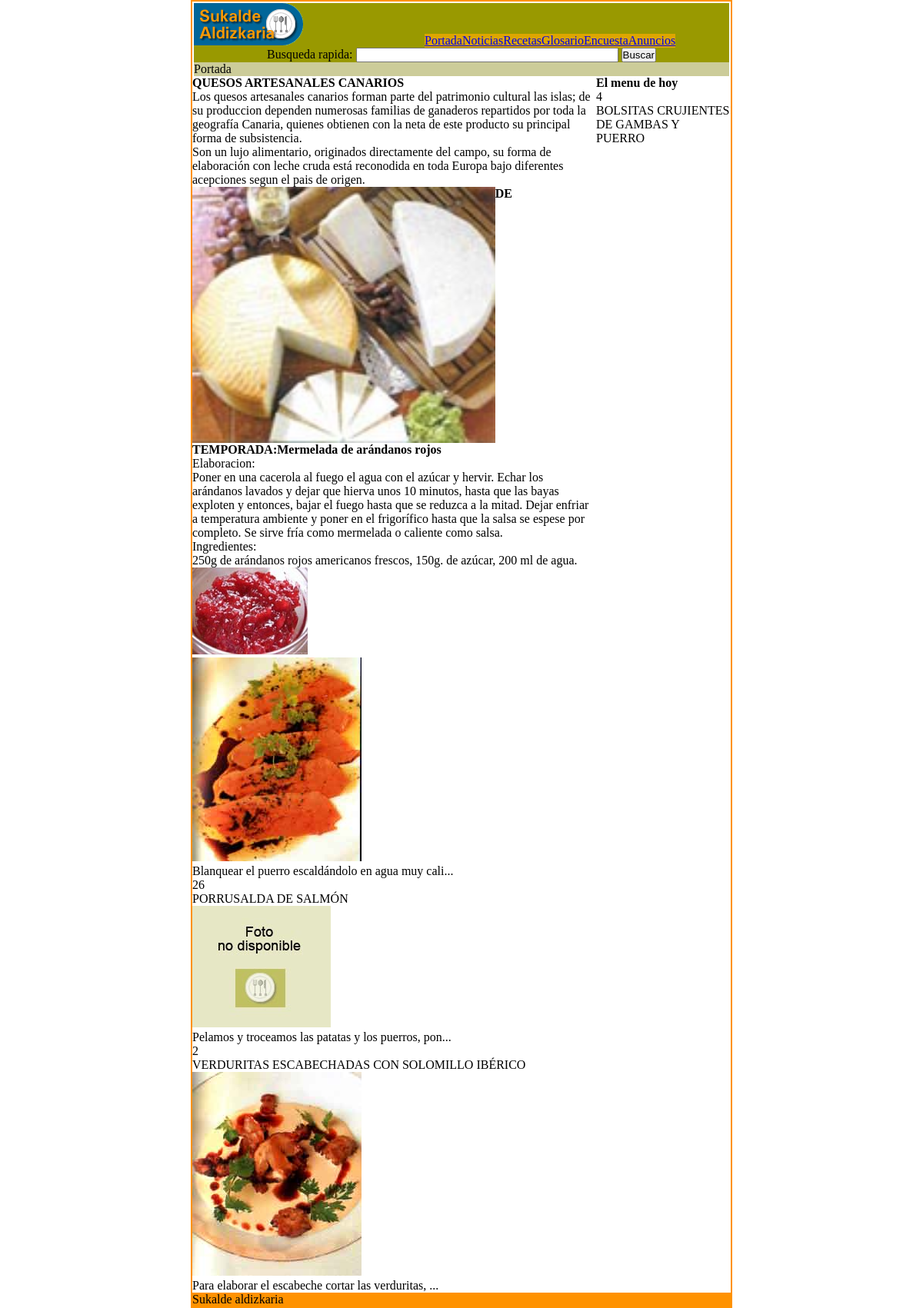
The page / on the database its author committed.
### tables this page shows
CREATE TABLE `recetario` (
  `CodReceta` int(10) NOT NULL auto_increment,
  `CodPlato` int(10) default NULL,
  `Titulo` varchar(100) default NULL,
  `Comensales` smallint(5) default NULL,
  `Tiempo` int(10) default NULL,
  `Ingredientes` longtext,
  `Elaboracion` longtext,
  `Montaje` longtext,
  `Foto` varchar(50) default NULL,
  `Portada` tinyint(1) NOT NULL default '0',
  PRIMARY KEY  (`CodReceta`),
  KEY `{46CB5DFC-6440-4555-A485-A86745795E5B}` (`CodPlato`)
);

### index.php (the view, shortened to what this page needs)
<?php
include("includes/inicioHTML.php");
include("includes/cabecera.php");
?>
 <div id="actual">
  <?php
   if(basename($_SERVER["PHP_SELF"])=="index.php")
   		echo "<p>Portada</p>";
   else{
   		$pagina =explode(".",basename($_SERVER["PHP_SELF"]));
   		echo "<p>".ucfirst($pagina[0])."</p>";
   	   }
   ?>
   </div>
			<div id="contenido">
<div id="izq">
	<div id="portada1" class="portada">
		<h4>QUESOS ARTESANALES CANARIOS</H4>
		<p>Los quesos artesanales canarios forman parte del patrimonio cultural las islas; de su produccion dependen numerosas familias de ganaderos repartidos por toda la geografía Canaria, quienes obtienen con la neta de este producto su principal forma de subsistencia.</p>
		<p>Son un lujo alimentario, originados directamente del campo, su forma de elaboración con leche cruda está reconodida en toda Europa bajo diferentes acepciones segun el pais de origen.</p>
		<img id="izq" src="IMAGES/portada/quesos_canarios.jpg" alt="quesos canarios" />
	</div>
	<div id="portada2" class="portada">
		<h4>DE TEMPORADA:Mermelada de arándanos rojos</h4>
		<p>Elaboracion:<br />
		Poner en una cacerola al fuego el agua con el azúcar  y hervir. Echar los arándanos lavados y dejar que hierva unos 10 minutos, hasta que las bayas exploten y entonces, bajar el fuego hasta que se reduzca a la mitad. Dejar enfriar a temperatura ambiente y poner en el frigorífico hasta que la salsa se espese por completo. Se sirve fría como mermelada o caliente como salsa.</p>
		<p>Ingredientes:<br />
		250g de arándanos rojos americanos frescos, 150g. de azúcar, 200 ml de agua.</p>
		<img id="dcha" src="IMAGES/portada/mermelada.jpg" alt="mermelada de arandanos rojos" />
	</div>
</div>
<div id="dcha">
<h4>El menu de hoy</h4>
	<?php
	$sql="select count(*) as cantidad from recetario";
	$resultado=mysql_query($sql);
	$numRecetaAnterior="";
	if($fila=mysql_fetch_array($resultado)){
		$i=0;
		$cantidad=$fila["cantidad"];
		while ($i<3){
			$numReceta=rand(1,$cantidad);
			echo $numReceta."<br />";
			$numReceta=$numReceta-1;
			if($numRecetaAnterior!=$numReceta){
				$sql="select * from recetario limit $numReceta,1";
				$resultado=mysql_query($sql);
				$numRecetaAnterior=$numReceta;
				if($fila=mysql_fetch_array($resultado)){
					echo "<div id='menu_del_dia'>";
						echo $fila["Titulo"]."<br />";
						echo "<img src='IMAGES/fotosrecetas/".$fila["Foto"]."' alt='imagen receta: ".$fila["Titulo"]."' /><br />";
						echo substr($fila["Elaboracion"],0,50)."...<br />";
					echo "</div>";
				}
			}
$i=$i+1;
		}
	}
	?>
</div>
</div>
<?php
include("includes/pie.php");
include("includes/finHTML.php");
?>

### includes/inicioHTML.php (shortened to what this page needs)
<!DOCTYPE html PUBLIC "-//W3C//DTD XHTML 1.0 Strict//EN"
	"http://www.w3g.org/TR/xhtml1/DTD/xhtml1-strict.dtd">
<html xmlns="http://www.w3.org/1999/xhtml" xml:lang="es" lang="es">
	<head>
		<link href="estilo.css" rel="stylesheet" type="text/css" />
</head>
	<body>
		<div id="general">

### includes/cabecera.php
<div id="cabecera" class="usuario">
	<?php
		include("menu.php");
	?>
	<br />
  <form action="link" method="get">
  	<label for="busqueda">Busqueda rapida:</label>
  	<input type="text" name="busqueda" id="busqueda" value="" size="40" maxlength="40"/>
  	<input type="submit" name="buscar" id="buscar" value="Buscar"/>
  </form>
</div>

### includes/menu.php
<div id="menu">
  <ul>
    <li><a href="index.php">Portada</a></li>
    <li><a href="noticias.php">Noticias</a></li>
    <li><a href="recetas.php">Recetas</a></li>
    <li><a href="glosario.php">Glosario</a></li>
    <li><a href="encuesta.php">Encuesta</a></li>
    <li><a href="anuncios.php">Anuncios</a></li>
  </ul>
</div>

### includes/pie.php
<div id="pie">
  <p>Sukalde aldizkaria</p>
</div>

### includes/finHTML.php
		</div>
	</body>
</html>

### estilo.css (style rules this page uses)
body,div,dl,dt,dd,ul,ol,li,h1,h2,h3,h4,h5,h6,pre,form,fieldset,input, p, blockquote,th,td,textarea,table { margin: 0; padding: 0; }
fieldset,img { border: 0; }
#general { width: 700px; background-color:#ff9200; margin:0px auto; padding: 2px; }
#cabecera { width: 696px; padding:0px; text-align:center; background-color: #999900; border-style: solid; border-color: #ffffff; border-width: 2px; border-bottom:none; background-image: url("IMAGES/logo.gif"); background-position: top left; background-repeat: no-repeat; }
#actual { width: 696px; background-color: #cccc99; border-width: 2px; border-style: solid; border-color: #ffffff; border-bottom: none; border-top: none; }
#menu { width: 400px; margin-left: 300px; margin-top: 40px; }
#menu ul { list-style: none; }
#menu ul li { display: block; float: left; background-color: #dda600; }
#contenido { width: 700px; background-color: #ffffff; }
#izq { width: 75%; float: left; }

### rows shown on the page
recetario: numReceta "4", Titulo "BOLSITAS CRUJIENTES DE GAMBAS Y PUERRO", Foto (picture), Elaboracion "Blanquear el puerro escaldándolo en agua muy cali"
recetario: numReceta "26", Titulo "PORRUSALDA DE SALMÓN", Foto (picture), Elaboracion "Pelamos y troceamos las patatas y los puerros, pon"
recetario: numReceta "2", Titulo "VERDURITAS ESCABECHADAS CON SOLOMILLO IBÉRICO", Foto (picture), Elaboracion "Para elaborar el escabeche cortar las verduritas,"
